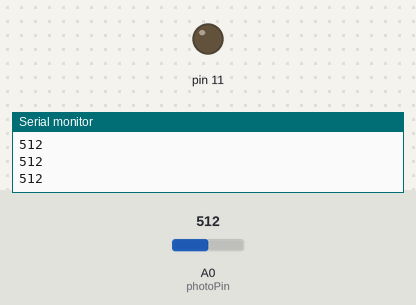
Recording of a sketch running on a simulated Arduino Uno, built with avr-gcc and run on an emulated ATmega328P. Shown: output pins drawn as LEDs (lit = HIGH), the last lines printed to the serial monitor. Dashed ring = blinking. The inputs (shaded band) are chosen by the test bench; at power-on: A0 (photoPin) = 512.

Above: at 1.2 s.
1.3 s: A0 (photoPin) set to 110
2.8 s: A0 (photoPin) set to 94
At 3.7 s:
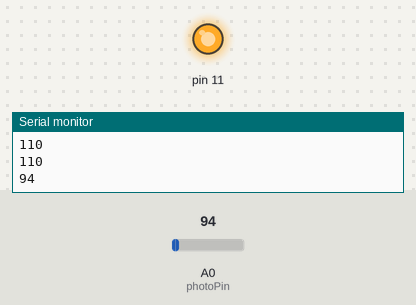
5.8 s: A0 (photoPin) set to 122
At 6.5 s:
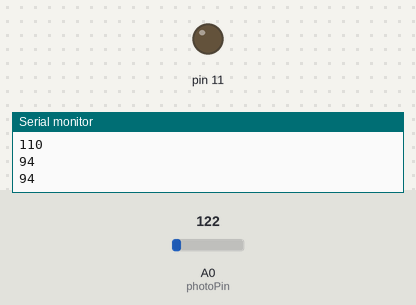
7.5 s: A0 (photoPin) set to 90
At 8.4 s:
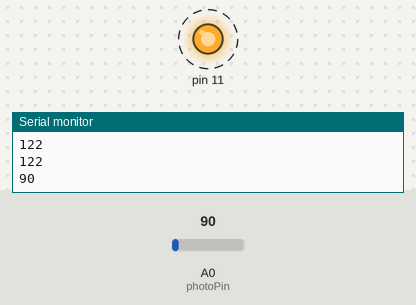
Timing chart, 0 to 11.5 s (numbered marks = the images above; inputs shaded):
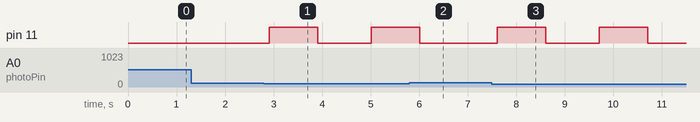

The sketch:

photosensitive_resistor.ino
```cpp
int photoPin = A0;

void setup() {
  //start buzzer
  Serial.begin(9600);
  pinMode(11, OUTPUT);
}

void loop() {
  ////photosensitive resistor, when the object reach, to get the reads less than 100, results the buzzer works
  int light = analogRead(photoPin);
  Serial.println(light);
  delay(100);
  if(light<100)
  {
  digitalWrite(11, HIGH);
  delay(1000);
  digitalWrite(11, LOW);
  delay(1000);

  }


}
```

Measured:
- the behaviour switches between 100 and 99 on A0 (photoPin) (found by bisection; images 0 and 1)
- after the input at 2.8 s, pin 11: LOW → HIGH after 0.11 s, → LOW 1.0 s later, → HIGH 1.1 s later
- after the input at 5.8 s, pin 11: goes on until 6.0 s, then stays LOW
- after the input at 7.5 s, pin 11: alternates HIGH for 1.0 s and LOW for 1.1 s, starting after 0.11 s
